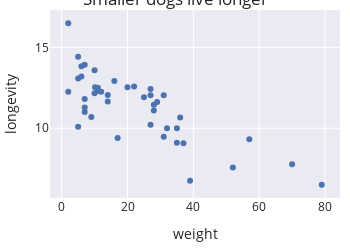

Here is the notebook cell this chart was saved with:
### Markdown cell above
We often need to change the figure's layout.
For instance, we might want to adjust the figure margins, or
change the axis range.
To do this, we can use the `Figure.update_layout()` method.
Let's look at an example:

### Code cell
# Adds a title, but title is cut off because the plot doesn't have enough
# margin
fig = px.scatter(dogs, x='weight', y='longevity',
                 title='Smaller dogs live longer',
                 width=350, height=250)
fig

### Figure 1 — Plotly figure (JSON) as saved in the notebook; plotly's stock layout.template omitted (floating-point values rounded to 4 significant figures)
{"data": [{"hovertemplate": "weight=%{x}<br>longevity=%{y}<extra></extra>", "legendgroup": "", "marker": {"color": "rgb(76,114,176)", "symbol": "circle"}, "mode": "markers", "name": "", "orientation": "v", "showlegend": false, "type": "scatter", "x": [16, 6, 14, 11, 10.15, 22, 7, 7, 2, 20, 28, 27, 5, 31, 2, 6, 29, 27, 31, 11, 28, 7, 5, 5, 7, 10, 14, 12, 32, 10, 35, 9, 17, 25, 57, 35, 37, 27, 36, 39, 52, 79, 70], "xaxis": "x", "y": [12.92, 13.84, 11.66, 12.5, 12.53, 12.58, 13.92, 11.81, 16.5, 12.54, 11.46, 12.42, 14.42, 12.04, 12.25, 13.2, 11.63, 12.04, 9.48, 12.31, 11.1, 11, 13.07, 10.1, 11.29, 13.58, 12.05, 12.25, 10, 12.17, 10, 10.69, 9.4, 11.92, 9.32, 9.1, 9.08, 10.21, 10.67, 6.75, 7.57, 6.5, 7.78], "yaxis": "y"}], "layout": {"height": 250, "legend": {"tracegroupgap": 0}, "title": {"text": "Smaller dogs live longer"}, "width": 350, "xaxis": {"anchor": "y", "autorange": true, "domain": [0, 1], "range": [-3.543, 84.54], "title": {"text": "weight"}, "type": "linear"}, "yaxis": {"anchor": "x", "autorange": true, "domain": [0, 1], "range": [5.688, 17.31], "title": {"text": "longevity"}, "type": "linear"}}}
